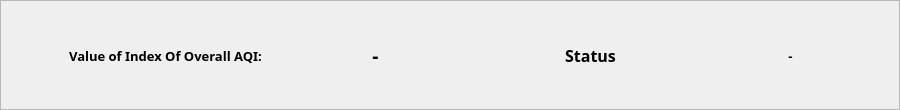
                     <widget class="QFrame" name="overall_aqi_frame">
                      <property name="sizePolicy">
                       <sizepolicy hsizetype="Preferred" vsizetype="Fixed">
                        <horstretch>0</horstretch>
                        <verstretch>0</verstretch>
                       </sizepolicy>
                      </property>
                      <property name="minimumSize">
                       <size>
                        <width>0</width>
                        <height>110</height>
                       </size>
                      </property>
                      <property name="frameShape">
                       <enum>QFrame::StyledPanel</enum>
                      </property>
                      <property name="frameShadow">
                       <enum>QFrame::Raised</enum>
                      </property>
                      <widget class="QLabel" name="overrall_aqi_title">
                       <property name="geometry">
                        <rect>
                         <x>20</x>
                         <y>20</y>
                         <width>291</width>
                         <height>71</height>
                        </rect>
                       </property>
                       <property name="sizePolicy">
                        <sizepolicy hsizetype="Preferred" vsizetype="Preferred">
                         <horstretch>0</horstretch>
                         <verstretch>0</verstretch>
                        </sizepolicy>
                       </property>
                       <property name="font">
                        <font>
                         <family>Nunito</family>
                         <pointsize>10</pointsize>
                         <weight>75</weight>
                         <bold>true</bold>
                        </font>
                       </property>
                       <property name="text">
                        <string>Value of Index Of Overall AQI:</string>
                       </property>
                       <property name="scaledContents">
                        <bool>false</bool>
                       </property>
                       <property name="alignment">
                        <set>Qt::AlignCenter</set>
                       </property>
                       <property name="wordWrap">
                        <bool>true</bool>
                       </property>
                      </widget>
                      <widget class="QLabel" name="overall_aqi_value">
                       <property name="geometry">
                        <rect>
                         <x>330</x>
                         <y>20</y>
                         <width>91</width>
                         <height>71</height>
                        </rect>
                       </property>
                       <property name="sizePolicy">
                        <sizepolicy hsizetype="Preferred" vsizetype="Preferred">
                         <horstretch>0</horstretch>
                         <verstretch>0</verstretch>
                        </sizepolicy>
                       </property>
                       <property name="font">
                        <font>
                         <family>Nunito Black</family>
                         <pointsize>14</pointsize>
                         <weight>75</weight>
                         <bold>true</bold>
                        </font>
                       </property>
                       <property name="text">
                        <string>-</string>
                       </property>
                       <property name="scaledContents">
                        <bool>false</bool>
                       </property>
                       <property name="alignment">
                        <set>Qt::AlignCenter</set>
                       </property>
                       <property name="wordWrap">
                        <bool>true</bool>
                       </property>
                      </widget>
                      <widget class="QLabel" name="overrall_aqi_title_2">
                       <property name="geometry">
                        <rect>
                         <x>510</x>
                         <y>20</y>
                         <width>161</width>
                         <height>71</height>
                        </rect>
                       </property>
                       <property name="sizePolicy">
                        <sizepolicy hsizetype="Preferred" vsizetype="Preferred">
                         <horstretch>0</horstretch>
                         <verstretch>0</verstretch>
                        </sizepolicy>
                       </property>
                       <property name="font">
                        <font>
                         <family>Nunito</family>
                         <pointsize>12</pointsize>
                         <weight>75</weight>
                         <bold>true</bold>
                        </font>
                       </property>
                       <property name="text">
                        <string>Status</string>
                       </property>
                       <property name="scaledContents">
                        <bool>false</bool>
                       </property>
                       <property name="alignment">
                        <set>Qt::AlignCenter</set>
                       </property>
                       <property name="wordWrap">
                        <bool>true</bool>
                       </property>
                      </widget>
                      <widget class="QLabel" name="status_aqi">
                       <property name="geometry">
                        <rect>
                         <x>690</x>
                         <y>20</y>
                         <width>201</width>
                         <height>71</height>
                        </rect>
                       </property>
                       <property name="sizePolicy">
                        <sizepolicy hsizetype="Preferred" vsizetype="Preferred">
                         <horstretch>0</horstretch>
                         <verstretch>0</verstretch>
                        </sizepolicy>
                       </property>
                       <property name="font">
                        <font>
                         <family>Nunito Light</family>
                         <pointsize>10</pointsize>
                         <weight>75</weight>
                         <bold>true</bold>
                        </font>
                       </property>
                       <property name="text">
                        <string>-</string>
                       </property>
                       <property name="scaledContents">
                        <bool>false</bool>
                       </property>
                       <property name="alignment">
                        <set>Qt::AlignCenter</set>
                       </property>
                       <property name="wordWrap">
                        <bool>true</bool>
                       </property>
                      </widget>
                     </widget>
